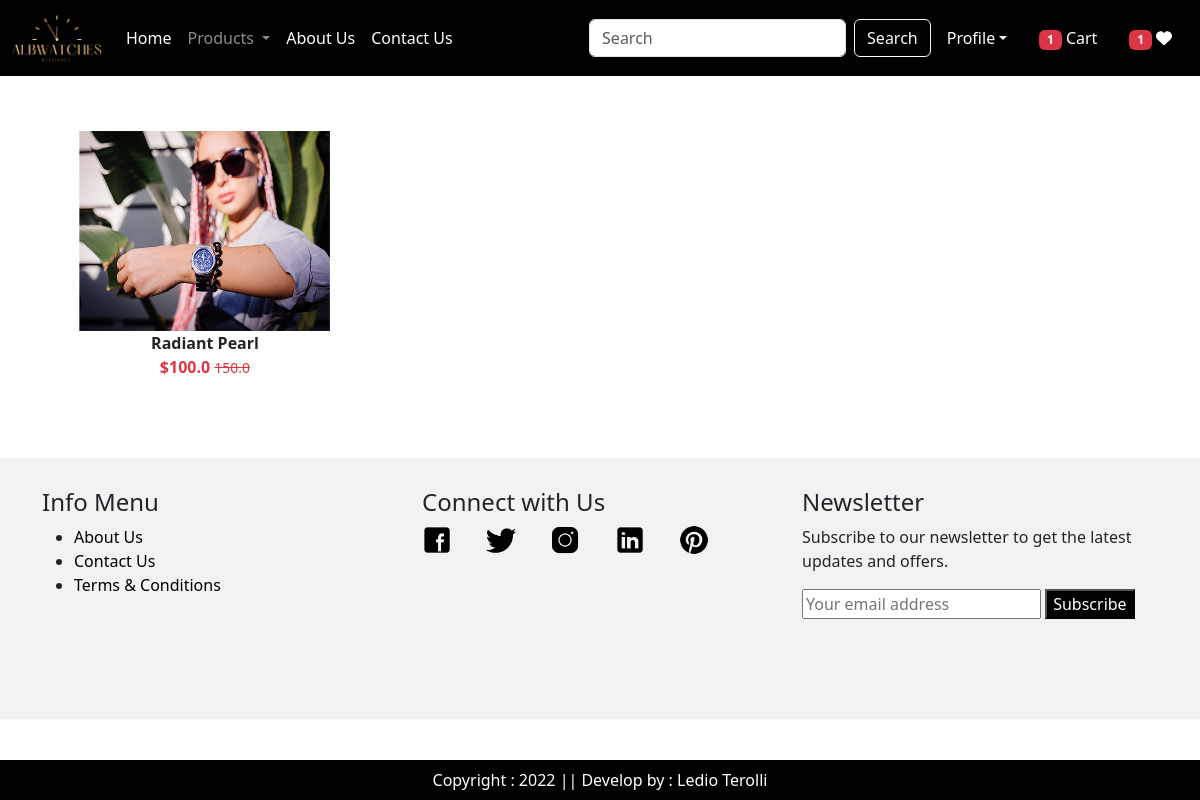
Screenshot of /wishlist/ (signed in) with the database file from the repository.
### app/models.py (models this page shows, shortened)
class Wishlist(models.Model):
    user = models.ForeignKey(User,on_delete=models.CASCADE)
    product = models.ForeignKey(Product,on_delete=models.CASCADE)

class Product(models.Model):
    title = models.CharField(max_length=100)
    selling_price = models.FloatField()
    discounted_price = models.FloatField()
    description = models.TextField()
    category = models.CharField(choices=CATEGORY_CHOICES, max_length=2)
    product_image = models.ImageField(upload_to='product')

### app/views.py (the view)
# urls.py: path('wishlist/', views.show_wishlist, name='showwishlist'),
@login_required
def show_wishlist(request):
    user = request.user
    totalitem = 0
    wishitem=0
    if request.user.is_authenticated:
        totalitem = len(Cart.objects.filter(user=request.user))
        wishitem = len(Wishlist.objects.filter(user=request.user))
    product = Wishlist.objects.filter(user=user)
    return render(request, 'app/wishlist.html', locals())

### app/templates/app/wishlist.html (shortened to what this page needs)
{% extends "app/base.html" %}
{% load static %}
{% block main-content %}
<div class="container my-5">
    <div class="row">
     <div class="col-sm-8">
       <div class="row">
           {% for prod in product  %}
               <div class="col-sm-4 text-center mb-4 hover-shadow">
                   <a href="{% url 'product-detail' prod.product.id %}" class="btn">
                       <div>
                           <img src="{{prod.product.product_image.url}}" width="300px" height="200px"/>
                           <div class="fw-bold">{{prod.product.title}}</div>
                           <div class="fw-bold text-danger">
                               ${{prod.product.discounted_price}}
                               <small class="fw-light text-decoration-line-through">{{prod.product.selling_price}}</small>
                           </div>
                       </div>
                   </a>
               </div>
           {% endfor %}
       </div>
     </div>
    </div>
   </div>
   {% endblock main-content%}

### rows the page displays
Wishlist: product.product_image (picture), product "Radiant Pearl", product.discounted_price "100.0", product.selling_price "150.0"

### other values shown
{{ totalitem }} "1"
{{ wishitem }} "1"
